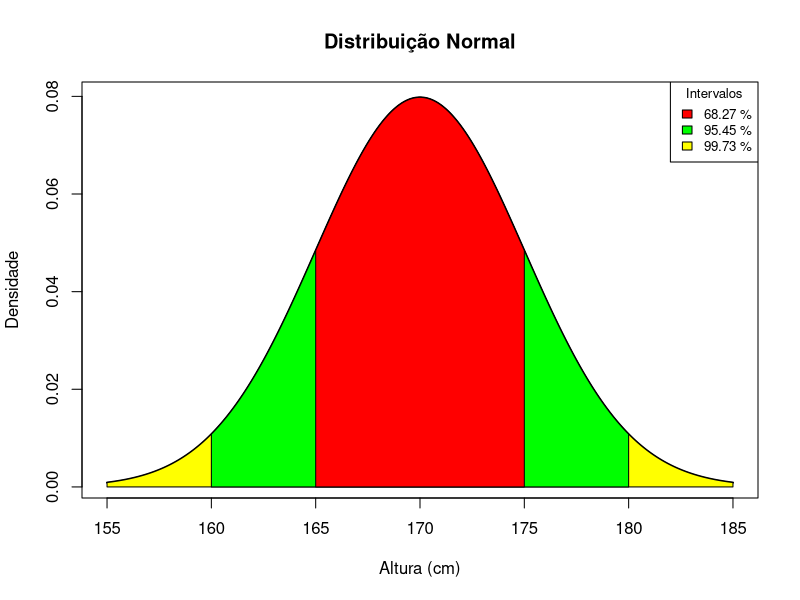
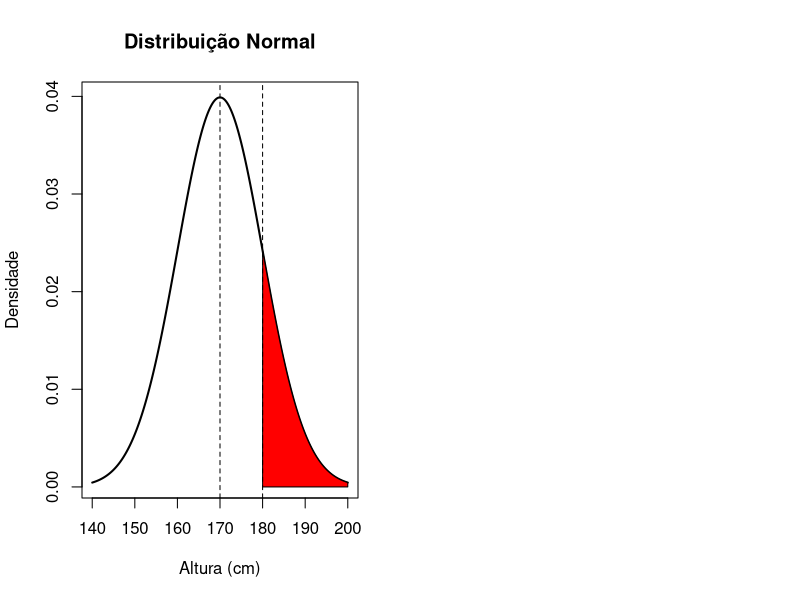

R code for these plots, in order: (Note: this script raises an error after producing the figures.)
# Exemplo 1 ================================================================
# Se dissermos que a altura média do homem brasileiro adulto é de
# 1,70m e o desvio padrão é de 5 cm, estaremos dizendo que:

ex_mean <- 1.70
ex_sd <- 0.05

# 1 - 68% da população masculina adulta encontra-se entre 1,65 m e 1,75 m

# Medidas em metros -> 5cm = 0.05m
pnorm(1.75, mean = ex_mean, sd = ex_sd) - pnorm(1.65, mean = ex_mean, sd = ex_sd)

# O z corresponde ao número de desvios padrão que x está da média
# z = (x - μ) / σ

z1 <- (1.65 - ex_mean) / ex_sd
z1
z2 <- (1.75 - ex_mean) / ex_sd
z2

# Média 0 e desvio padrão 1 são os valores padrão
norm1 <- pnorm(z2, mean = 0, sd = 1) - pnorm(z1, mean = 0, sd = 1)

# 2 - 95% da população masculina adulta encontra-se entre 1,60m e 1,80m

pnorm(1.80, mean = ex_mean, sd = ex_sd) - pnorm(1.60, mean = ex_mean, sd = ex_sd)

z1 <- (1.60 - ex_mean) / ex_sd
z1
z2 <- (1.80 - ex_mean) / ex_sd
z2

norm2 <- pnorm(z2, mean = 0, sd = 1) - pnorm(z1, mean = 0, sd = 1)

# 3 - 99,7% da população masculina adulta encontra-se entre 1,55m e 1,85m

pnorm(1.85, mean = ex_mean, sd = ex_sd) - pnorm(1.55, mean = ex_mean, sd = ex_sd)

z1 <- (1.55 - ex_mean) / ex_sd
z1
z2 <- (1.85 - ex_mean) / ex_sd
z2

norm3 <- pnorm(z2, mean = 0, sd = 1) - pnorm(z1, mean = 0, sd = 1)

# Gráficos

# Curva normal padrão

x <- seq(155, 185, 0.01)
y <- dnorm(x, mean = ex_mean * 100, sd = ex_sd * 100)

plot(x, y,
    type = "l",
    lwd = 2,
    col = "black",
    xlab = "Altura (cm)",
    ylab = "Densidade",
    main = "Distribuição Normal"
)

# Área sob a curva entre 1,55m e 1,85m

x <- seq(155, 185, 0.01)
y <- dnorm(x, mean = ex_mean * 100, sd = ex_sd * 100)

polygon(c(155, x, 185), c(0, y, 0), col = "yellow")

# Área sob a curva entre 1,60m e 1,80m

x <- seq(160, 180, 0.01)
y <- dnorm(x, mean = ex_mean * 100, sd = ex_sd * 100)

polygon(c(160, x, 180), c(0, y, 0), col = "green")

# Área sob a curva entre 1,65m e 1,75m

x <- seq(165, 175, 0.01)
y <- dnorm(x, mean = ex_mean * 100, sd = ex_sd * 100)

polygon(c(165, x, 175), c(0, y, 0), col = "red")
# text(170, 0.05, round(norm1, 4), cex = 1)

# Legenda com a área sob a curva de cada intervalo

legend("topright",
    legend = c(
        paste(round(norm1, 4) * 100, "%"),
        paste(round(norm2, 4) * 100, "%"),
        paste(round(norm3, 4) * 100, "%")
    ),
    fill = c("red", "green", "yellow"),
    title = "Intervalos",
    cex = 0.8
)

# Distribuição Normal Padronizada

# Distribuição de X: normal com μ = 170 e σ = 10
# Distribuição de Z: normal padrão
# P(X > 180) = P(Z > 1)
# z = (x - μ) / σ = $$ \frac{180 - 170}{10} = 1 $$

# Para um valor x = μ, corresponde z = 0 na distribuição normal padrão/reduzida
# Para x = μ + σ, tem-se z = 1, e assim por diante

x_default <- seq(140, 200, 0.01)
y_default <- dnorm(x_default, mean = 170, sd = 10)

x_normal <- seq(-3, 3, 0.01)
y_norma <- dnorm(x, mean = 0, sd = 1)

# Gerar dois gráficos, um para X e outro para Z
# Separar curva em setores de linhas verticais no eixo x, para facilitar a visualização
# Preenchimento em X > 180 e Z > 1

par(mfcol = c(1, 2))

plot(x_default, y_default,
    type = "l",
    lwd = 2,
    col = "black",
    xlab = "Altura (cm)",
    ylab = "Densidade",
    main = "Distribuição Normal"
)

polygon(c(180, x_default[x_default > 180], 200), c(0, y_default[x_default > 180], 0), col = "red")

# Linhas verticais separando setores

abline(v = c(170, 180), lty = 2)

plot(x_normal, y_norma,
    type = "l",
    lwd = 2,
    col = "black",
    xlab = "Z",
    ylab = "Densidade",
    main = "Distribuição Normal Padronizada"
)

polygon(c(1, x[x > 1], 3), c(0, y[x > 1], 0), col = "red")

# Linhas verticais separando setores

abline(v = c(0, 1), lty = 2)

# Calculemos o exemplo anterior com a Distribuição Normal Padronizada

pnorm(1) - pnorm(-1) # P(Z > 1) = P(Z ≤ 1) - P(Z ≤ -1)
# equivalente a: pnorm(175, mean = 170, sd = 5) - pnorm(165, mean = 170, sd = 5)

pnorm(2) - pnorm(-2) # P(Z > 2) = P(Z ≤ 2) - P(Z ≤ -2)
# equivalente a: pnorm(180, mean = 170, sd = 5) - pnorm(160, mean = 170, sd = 5)

pnorm(3) - pnorm(-3) # P(Z > 3) = P(Z ≤ 3) - P(Z ≤ -3)
# equivalente a: pnorm(185, mean = 170, sd = 5) - pnorm(155, mean = 170, sd = 5)

# Exemplo 2 ================================================================
# Os resultados do experimento formam uma VA com distribuição normal,
# com média 40 e desvio padrão 10.

# ---- a) Qual a probabilidade de um resultado ser menor ou igual a 50?

# P(X < 50) = P(Z <= 1) = ?
# z = (x - μ) / σ = (50 - 40) / 10 = 1

pnorm(50, mean = 40, sd = 10, lower.tail = TRUE) # equivale a: pnorm(50, 40, 10)
pnorm(1, mean = 0, sd = 1, lower.tail = TRUE) # equivale a: pnorm(1)

# Plotamos a distribuição normal para visualizar a área sob a curva

x <- seq(10, 70, 0.01) # ou: seq(5, 75)
y <- dnorm(x, mean = 40, sd = 10)

par(mfcol = c(1, 1))

plot(x, y,
    type = "l",
    lwd = 2,
    col = "black",
    xlab = "Resultado",
    ylab = "Densidade",
    main = "Distribuição Normal"
)

polygon(c(10, x[x <= 50], 50), c(0, y[x <= 50], 0), col = "red")

# Texto centralizado na área sob a curva
text(40, 0.0175, round(pnorm(50, 40, 10), 4), cex = 1.5)

# ---- b) Qual a probabilidade de um resultado do experimento ser maior ou igual a 35?

# z = (x - μ) / σ = (35 - 40) / 10 = -0.5
# P(Z >= 35) = P(Z > -0.5) = 1 - P(Z <= -0.5)

pnorm(35, mean = 40, sd = 10, lower.tail = FALSE)
# equivale a: pnorm(35, 40, 10, lower.tail = FALSE)

pnorm(-0.5, mean = 0, sd = 1, lower.tail = FALSE)
# equivale a: pnorm(-0.5, lower.tail = FALSE)

1 - pnorm(35, mean = 40, sd = 10) # equivale a: 1 - pnorm(35)
1 - pnorm(-0.5, mean = 0, sd = 1) # equivale a: 1 - pnorm(-0.5)

# ATENÇÃO! Quando o intervalo procurado for
# """maior ou igual""" a X (outra parte da curva) "lower.tail = False".

# Plotamos a distribuição normal para visualizar a área sob a curva

x <- seq(10, 70, 0.01) # ou: seq(5, 75)
y <- dnorm(x, mean = 40, sd = 10)

plot(x, y,
    type = "l",
    lwd = 2,
    col = "black",
    xlab = "Resultado",
    ylab = "Densidade",
    main = "Distribuição Normal"
)

# Outra forma de calcular a área sob a curva
i <- x >= 35
polygon(c(35, x[i], 70), c(0, y[i], 0), col = "green")

# Texto centralizado na área sob a curva
p <- pnorm(35, mean = 40, sd = 10, lower.tail = FALSE)
text(42.5, 0.0175, round(p, digits = 4), cex = 1.5)

# ---- c) Qual a probabilidade de um resultado do experimento estar entre 25 e 60?

# P(25 <= 60) = P(25 <= X <= 60) =  P(X <= 60) - P(X <= 25)
#                                   P(2)       - P(-1,5)

# Como o intervalo procurado é menor ou igual a X, não é necessário
# especificar "lower.tail = FALSE"
pnorm(60, mean = 40, sd = 10, lower.trail = TRUE) -
    pnorm(25, mean = 40, sd = 10, lower.trail = TRUE)
# equivale a: pnorm(60, 40, 10) - pnorm(25, 40, 10)

# Plotamos a distribuição normal e a distribuição normal padronizada
# para visualizar a área sob a curva

x_default <- seq(0, 80, 0.01)
y_default <- dnorm(x_default, mean = 40, sd = 10)

x_normal <- seq(-3, 3, 0.01)
y_norma <- dnorm(x_normal, mean = 0, sd = 1)

par(mfcol = c(1, 2))

plot(x_default, y_default,
    type = "l",
    lwd = 2,
    col = "black",
    xlab = "Resultado",
    ylab = "Densidade",
    main = "Distribuição Normal"
)

polygon(c(25, x_default[x_default <= 60], 60), c(0, y_default[x_default <= 60], 0), col = "yellow")

# Texto centralizado na área sob a curva

p <- pnorm(60, mean = 40, sd = 10) - pnorm(25, mean = 40, sd = 10)
text(40, 0.0175, round(p, digits = 4), cex = 1)

plot(x_normal, y_norma,
    type = "l",
    lwd = 2,
    col = "black",
    xlab = "Z",
    ylab = "Densidade",
    main = "Distribuição Normal Padronizada"
)

polygon(c(1.5, x_normal[x_normal <= 2], 2), c(0, y_norma[x_normal <= 2], 0), col = "yellow")

# Texto centralizado na área sob a curva

p <- pnorm(2) - pnorm(1.5)
text(1.75, 0.35, round(p, digits = 4), cex = 1)

# ---- d) Qual a probabilidade de um resultado do experimento ser
# maior ou igual a 55 (>= 55) ou menor ou igual a 30 (<= 30)?

# P(X) = P(X >= 55) + P(X <= 30)

p1 <- pnorm(55, mean = 40, sd = 10, lower.tail = FALSE)
# lower.tail = FALSE é necessário, pois o intervalo procurado é maior ou igual a X

p2 <- pnorm(30, mean = 40, sd = 10, lower.tail = TRUE)
# lower.tail = TRUE é necessário, pois o intervalo procurado é menor ou igual a X

p1 + p2

# Plotamos a distribuição normal para visualizar a área sob a curva

par(mfcol = c(1, 1))

x <- seq(0, 80, 0.01)
y <- dnorm(x, mean = 40, sd = 10)

plot(x, y,
    type = "l",
    lwd = 2,
    col = "black",
    xlab = "Resultado",
    ylab = "Densidade",
    main = "Distribuição Normal"
)

polygon(c(55, x[x >= 55], 80), c(0, y[x >= 55], 0), col = "yellow")
polygon(c(0, x[x <= 30], 30), c(0, y[x <= 30], 0), col = "orange")

# Texto centralizado em cada área sob a curva

p1 <- pnorm(55, mean = 40, sd = 10, lower.tail = FALSE)
p2 <- pnorm(30, mean = 40, sd = 10, lower.tail = TRUE)

text(60, 0.0175, round(p1, digits = 4), cex = 1)
text(20, 0.0175, round(p2, digits = 4), cex = 1)

# Exemplo 3 ================================================================
# Considere uma situação em que se estudou a durabilidade de um certo tipo de pneu.
# Verificou-se que esta durabilidade seguia uma distribuição normal com
# duração média 60.000 km e desvio-padrão 10.000 km.
# X ~ N(60000; 10000)
# Procurou-se, então, responder os seguintes questionamentos:

# ---- a) Qual a probabilidade de um pneu aleatoriamente escolhido durar mais de 75.000 km?

# P(X > 75.000) = 1 - P(X <= 75.000)
# z = (x - μ) / σ = (75.000 - 60.000) / 10.000 = 1,5

pnorm(75000, mean = 60000, sd = 10000, lower.tail = FALSE)
1 - pnorm(1.5)

# Plotamos a distribuição normal para visualizar a curva (CRASHA TUDO)

x <- seq(30000, 90000, 10)
y <- dnorm(x, mean = 60000, sd = 10000)

plot(x, y,
    type = "l",
    lwd = 2,
    col = "black",
    xlab = "Durabilidade (km)",
    ylab = "Densidade",
    main = "Distribuição Normal"
)

# ----  b) Qual a probabilidade de um pneu aleatoriamente escolhido durar
#       entre 50.000 e 70.000 km?

# # P(50.000 < X < 70.000)

# z1 = (50.000 - 60.000) / 10.000 = -1
# z2 = (70.000 - 60.000) / 10.000 = 1

# P(50.000 < X < 70.000) = P(X < 70.000) - P(X < 50.000) = P(-1 < Z < 1)

pnorm(70000, mean = 60000, sd = 10000) - pnorm(50000, mean = 60000, sd = 10000)

# ----  C) Qual a probabilidade de um pneu aleatoriamente escolhido durar
#       entre 63.000 e 70.000 km?

# P(63.000 < X < 70.000)

# z1 = (63.000 - 60.000) / 10.000 = 0,3
# z2 = (70.000 - 60.000) / 10.000 = 1

# P(63.000 < X < 70.000) = P(X < 70.000) - P(X < 63.000) = P(0,3 < Z < 1)

pnorm(70000, mean = 60000, sd = 10000) - pnorm(63000, mean = 60000, sd = 10000)

# ----  d) Qual a probabilidade de um pneu aleatoriamente escolhido durar
#       exatamente 70.000 km?

# P(X = 70000)
# z = (70.000 - 60.000) / 10.000 = 1
pnorm(70000, mean = 60000, sd = 10000)
pnorm(1)

# ----  e) O fabricante deseja fixar prazo de garantia, em quilômetros, de tal modo que,
#       se a duração do pneu for inferior a garantia, o pneu seja trocado.
#       De quantos quilômetros deve ser este prazo, para que somente 1% dos pneus sejam trocados?

# P(X < x) = 0,01
# Na tabela, para P(Z < z) = 0,01 -> z = -2,33
# z = (x - μ) / σ ... $$ -2,33 = \frac{x - 60.000}{10.000} = 36.700km $$

# qnorm retorna o valor de x para uma dada probabilidade
qnorm(0.01, mean = 60000, sd = 10000)

# Exemplo 4 ================================================================
# Suponha que as amplitudes de vida de dois aparelhos elétricos, D1 e D2,
# tenham distribuições N(42, 6^2) e N(45, 3^2), respectivamente.
# Se os aparelhos são feitos para ser usados por um período de 45 horas,

# ---- a) Qual aparelho deve ser escolhido?

# X = 45 horas

pnorm(45, mean = 42, sd = 6, lower.tail = FALSE) # Aparelho D1
pnorm(45, mean = 45, sd = 3, lower.tail = FALSE) # Aparelho D2

# Utilizamos lower.tail = FALSE, pois o intervalo procurado é maior ou igual a X

# A probabilidade do segundo aparelho durar mais que 45 horas é maior
# que a do primeiro e, portanto, ele (D2) deve ser o escolhido.

# ---- b) E se for um período de 49 horas?
pnorm(49, mean = 42, sd = 6, lower.tail = FALSE) # Aparelho D1
pnorm(49, mean = 45, sd = 3, lower.tail = FALSE) # Aparelho D2

# Para 49 horas a situação se inverte. O primeiro (D1) deve ser o escolhido

# Exemplo 5 ================================================================
# O diâmetro do eixo principal de um disco rígido segue a distribuição Normal
# com média 25,08 cm e desvio padrão 0,05 cm.
# Se as especificações para esse eixo são 25,00 ± 0,15 cm, determine o
# percentual de unidades produzidas em conformidades com as especificações.

ex_mean <- 25.08
ex_sd <- 0.05

# P(24,85 < X < 25,15) = P(X < 25,15) - P(X < 24,85)

pp <- pnorm(25.15, mean = ex_mean, sd = ex_sd) - pnorm(24.85, mean = ex_mean, sd = ex_sd)
cat("Percentual de unidades produzidas em conformidade com as especificações:", pp * 100, "%\n")

# Plotamos a curva indicando a linha da média, do limite esquerdo inferior (LEI) e superior (LES), legendando o desvio padrão

x <- seq(24.85, 25.25, 0.001)
y <- dnorm(x, mean = ex_mean, sd = ex_sd)

plot(x, y,
    type = "l",
    lwd = 2,
    col = "black",
    xlab = "Diâmetro (cm)",
    ylab = "Densidade",
    main = "Distribuição Normal"
)

# Adicionamos o preenchimento entre 24,85 e 25,15

polygon(c(24.85, x[x <= 25.15], 25.15), c(0, y[x <= 25.15], 0), col = "gray")

abline(v = c(25.00 - 0.15, ex_mean, 25.00 + 0.15), lty = 2)

text(ex_mean, 0.5, "Média (μ)", cex = 0.8)
text(25.00 - 0.15, 0.5, "LEI", cex = 0.8)
text(25.00 + 0.15, 0.5, "LES", cex = 0.8)

# Exemplo 6 ================================================================
# Em uma universidade as notas da disciplina de Estatística distribuem-se normalmente
# com média 6,4 e desvio padrão de 0,8.
# Em uma turma com 80 alunos, quantos terão

ex_mean <- 6.4
ex_sd <- 0.8

# ---- a) Nota inferior a 5,0?
p <- pnorm(5, mean = ex_mean, sd = ex_sd) # resultado para 1 aluno
p * 80

# ---- b) Nota entre 5,0 e 7,5?
p <- pnorm(7.5, mean = ex_mean, sd = ex_sd) - pnorm(5, mean = ex_mean, sd = ex_sd)
p * 80

# ---- c) Nota maior que 7,5?
p <- pnorm(7.5, mean = ex_mean, sd = ex_sd, lower.tail = FALSE)
# lower.tail = FALSE é necessário, pois o intervalo procurado é maior ou igual a X
p * 80

# Exemplo 7 ================================================================
# Suponha que a variável aleatória “retornos do contrato futuro
# de soja na bolsa de Chicago” (100 retornos) possui distribuição normal com
# média 0,18 % ao dia e desvio padrão igual a 1,17% ao dia.

# ---- a) Qual a probabilidade de se obter retorno entre 0,18% e 2% ao dia?

# P(0,18 < X < 2) = P(X < 2%) - P(X < 0,18%)

z1 <- (0.18 - 0.18) / 1.17 # z = (x - μ) / σ = 0
z2 <- (2 - 0.18) / 1.17 # z = (x - μ) / σ = 1,56 (1,5564102564)

# P(z1 < Z < z2) = P(0 < Z < 1,56) = P(Z < 1,56) - P(Z < 0)

pnorm(q = 2.00 / 100, mean = 0.18 / 100, sd = 1.17 / 100) -
    pnorm(q = 0.18 / 100, mean = 0.18 / 100, sd = 1.17 / 100)

pnorm(q = z2) - pnorm(q = z1)
# Pela tabela, P(Z < 1,56) = 0,9392 e P(Z < 0) = 0,5

# ---- b) Qual a probabilidade de se obter retorno superior a 2% ao dia?

# P(X > 2%) = P(Z > 1,56) = 1 - P(Z < 1,56)
# Pela tabela, 1 - P(Z < 1,56) = 1 - 0,9406 = 0,0594
pnorm(q = 2.00 / 100, mean = 0.18 / 100, sd = 1.17 / 100, lower.tail = FALSE)
pnorm(q = z2, lower.tail = FALSE) # 0.05990691

# Exemplo 8 ================================================================
# Um pesquisador coletou os dados da estatura de jovens em idade de alistamento militar.
# Sabe-se que a estatura de uma população segue a distribuição normal,
# com média 170cm e variância 36cm^2.

# ---- a) Qual a probabilidade de encontrar um jovem com mais de 1,79m de altura?

# z = (x - μ) / σ = (179 - 170) / 6 = 1,5
# P(X > 179) = P(Z > 1,5) = 1 - P(Z < 1,5)
# Pela tabela, P(Z < 1,5) = 0,9332, logo P(Z > 1,5) = 1 - 0,9332 = 0,0668

# Como temos as medidas em cm e a pergunta em m, convertemos tudo para cm
# Como temos a variância, a convertemos para o desvio padrão (raiz quadrada da variância)
pnorm(q = 179, mean = 170, sd = sqrt(36), lower.tail = FALSE)
1 - pnorm(q = 179, mean = 170, sd = sqrt(36))
1 - pnorm(q = 1.5, 0, 1)

# Plotando o gráfico

x <- seq(140, 200)
y <- dnorm(x, mean = 170, sd = sqrt(36))

plot <- plot(x, y,
    type = "l",
    lwd = 2,
    col = "black",
    xlab = "Altura (cm)",
    ylab = "Densidade",
    main = "Distribuição Normal"
)

i <- x >= 179
polygon(c(179, x[i], 200), c(0, y[i], 0), col = "green")

p <- pnorm(q = 179, mean = 170, sd = sqrt(36), lower.tail = FALSE)
text(185, 0.0115, round(p, digits = 4), cex = 1)

# ----  b) Qual a altura em que a probabilidade de encontrarmos
#       valores menores que ela seja de 80%?

# Procurando o valor de z na tabela completa cuja probabilidade seja a mais próxima de 80% (0.8).
# Encontramos o valor mais aproximado como 0.79995, cujo z = 0,84

# z = (x - μ) / σ =
# 0,84 = (x - 170) / 6
# 0,84 * 6 = x - 170
# 5,04 = x - 170
# x = 175,04

# Encontra-se o valor de x para a probabilidade de 80% (0,8)
qnorm(p = 80 / 100, mean = 170, sd = sqrt(36)) # 175.04

# Encontra-se a probabilidade para a altura de 175,04cm
pnorm(q = 175.04, mean = 170, sd = sqrt(36)) # 0.7995

# --- c) Qual é altura que divide as alturas em 95% mais baixo dos 5% mais altos?

# z = (x - μ) / σ
# z = 1,64 (tabela) -> 0,9495 ou z = 1,65 (tabela) -> x = 0,9505

# 1,64 = (x - 170) / 6
# 1,64 * 6 = x - 170
# 9,84 = x - 170
# x = 179,84

qnorm(p = 95 / 100, mean = 170, sd = sqrt(36))

# Exemplo 9 ================================================================
# O tempo gasto no exame vestibular de uma universidade
# tem distribuição Normal, com média = 120 min e desvio padrão = 15 min.

# ----  a) Sorteando-se um aluno ao acaso, qual a probabilidade dele
#       terminar o exame antes de 100 minutos?

# P(T < 100) = P(Z < (100 - 120) / 15) = P(Z < -1,33)
# Pela tabela, P(-1,33) = 0,0918

pnorm(q = 100, mean = 120, sd = 15)

# Plotando o gráfico

x <- seq(60, 180)
y <- dnorm(x, 120, 15)

plot <- plot(x, y,
    type = "l",
    lwd = 2,
    col = "black",
    xlab = "Tempo (min)",
    ylab = "Densidade",
    main = "Distribuição Normal"
)

i <- x <= 100
polygon(c(60, x[i], 100), c(0, y[i], 0), col = "red")

p <- pnorm(q = 100, mean = 120, sd = 15)
text(80, 0.02, round(p, digits = 4), cex = 1)

# ----  b) Qual deve ser o tempo de prova, de modo a permitir que
#       95% dos vestibulandos terminem no prazo estipulado?
#       T: tempo gasto no exame vestibular

# P(T < t) = 0,95 = P(Z < (t - 120) / 15) = 0,95

qnorm(p = 95 / 100, mean = 120, sd = 15)

# Tendo P(z) = 0,95, pela tabela, z = 1,64, portanto, (t - 120) / 15 = 1,64 -> t = 144,6
